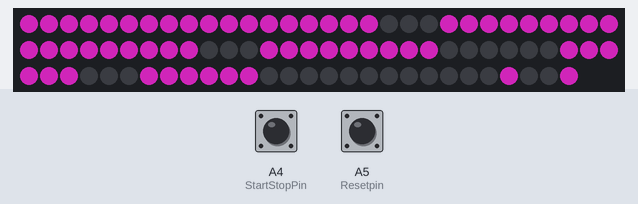
The sketch below on a simulated Arduino Uno, built with avr-gcc and run on an emulated ATmega328P. On the bench: 88 RGB LEDs in strip order, left to right, continuing on the next row. The inputs (shaded band) are chosen by the test bench; at power-on: A4 (StartStopPin) LOW, A5 (Resetpin) HIGH. Dim RGB values are drawn brighter than linear.

Above: at 1.2 s.
1.3 s: A4 (StartStopPin) pulled HIGH for 0.15 s
At 2.6 s:
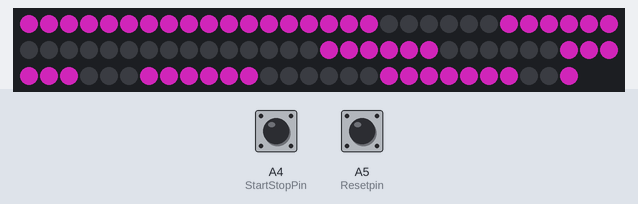
2.9 s: A4 (StartStopPin) pulled HIGH for 1 s
At 4.36 s:
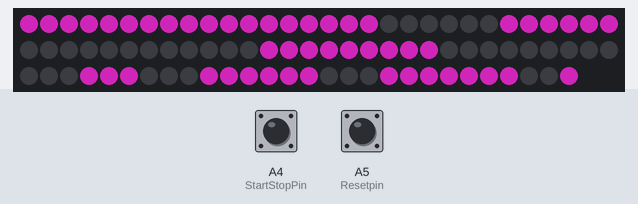
4.5 s: A5 (Resetpin) pulled LOW for 3.2 s
At 5.3 s:
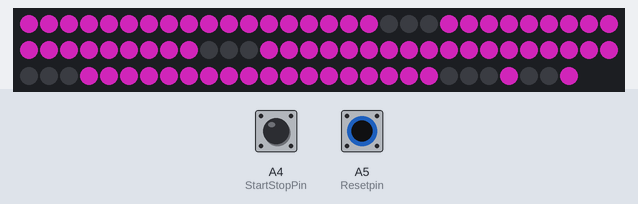
8.3 s: A5 (Resetpin) pulled LOW for 0.15 s
At 8.76 s:
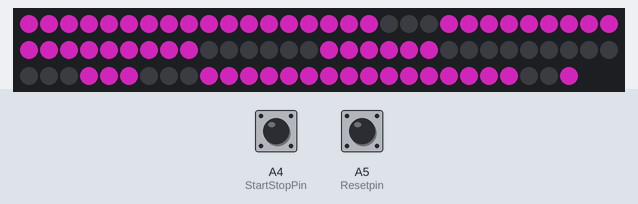
Timing chart, 0 to 10.0 s (numbered marks = the images above; inputs shaded):
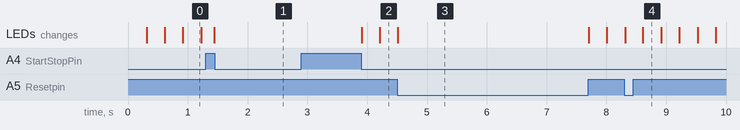

The sketch:

neo_pixel.ino
```cpp
#include <Adafruit_NeoPixel.h>
#include <TimerOne.h>

// Which pin on the Arduino is connected to the NeoPixels?
#define PIN            8

// How many NeoPixels are attached to the Arduino?
#define NUMPIXELS      88

Adafruit_NeoPixel pixels = Adafruit_NeoPixel(NUMPIXELS, PIN, NEO_GRB + NEO_KHZ800);

int Resetpin =A5; // Digital pin for reset button
int StartStopPin = A4; //Digital pin for
int pushbutton=0;
int State =0; // Inital state of the Start/Spot button
int lastState=0;

volatile int num =0;
volatile int watch =0;

int d;
int segment =d*21;

int r=119; // RGB values
int g=21;
int b=106;
void setup()
{
  pixels.begin(); // This initializes the NeoPixel library.
  Timer1.initialize(10000);         // initialize timer1
  Timer1.attachInterrupt(callback);  // attaches callback() as a timer overflow interrupt
}

void Blank()
{
  for(int i=0;i<21;i++)
  {
    pixels.setPixelColor(i+segment,0,0,0); // Moderately bright green color.
  }
}
void One()
{
pixels.setPixelColor(3+segment,r,g,b); //Segment B
pixels.setPixelColor(4+segment,r,g,b); //Segment B
pixels.setPixelColor(5+segment,r,g,b); //Segment B
pixels.setPixelColor(6+segment,r,g,b); //Segment C
pixels.setPixelColor(7+segment,r,g,b); //Segment C
pixels.setPixelColor(8+segment,r,g,b); //Segment C
}
void Two()
{
pixels.setPixelColor(0+segment,r,g,b); //Segment A
pixels.setPixelColor(1+segment,r,g,b); //Segment A
pixels.setPixelColor(2+segment,r,g,b); //Segment A
pixels.setPixelColor(3+segment,r,g,b); //Segment B
pixels.setPixelColor(4+segment,r,g,b); //Segment B
pixels.setPixelColor(5+segment,r,g,b); //Segment B
pixels.setPixelColor(9+segment,r,g,b); //Segment D
pixels.setPixelColor(10+segment,r,g,b); //Segment D
pixels.setPixelColor(11+segment,r,g,b); //Segment D
pixels.setPixelColor(12+segment,r,g,b); //Segment E
pixels.setPixelColor(13+segment,r,g,b); //Segment E
pixels.setPixelColor(14+segment,r,g,b); //Segment E
pixels.setPixelColor(18+segment,r,g,b); //Segment G
pixels.setPixelColor(19+segment,r,g,b); //Segment G
pixels.setPixelColor(20+segment,r,g,b); //Segment G
}
void Three()
{
pixels.setPixelColor(0+segment,r,g,b); //Segment A
pixels.setPixelColor(1+segment,r,g,b); //Segment A
pixels.setPixelColor(2+segment,r,g,b); //Segment A
pixels.setPixelColor(3+segment,r,g,b); //Segment B
pixels.setPixelColor(4+segment,r,g,b); //Segment B
pixels.setPixelColor(5+segment,r,g,b); //Segment B
pixels.setPixelColor(6+segment,r,g,b); //Segment C
pixels.setPixelColor(7+segment,r,g,b); //Segment C
pixels.setPixelColor(8+segment,r,g,b); //Segment C
pixels.setPixelColor(9+segment,r,g,b); //Segment D
pixels.setPixelColor(10+segment,r,g,b); //Segment D
pixels.setPixelColor(11+segment,r,g,b); //Segment D
pixels.setPixelColor(18+segment,r,g,b); //Segment G
pixels.setPixelColor(19+segment,r,g,b); //Segment G
pixels.setPixelColor(20+segment,r,g,b); //Segment G
}

void Four()
{
pixels.setPixelColor(3+segment,r,g,b); //Segment B
pixels.setPixelColor(4+segment,r,g,b); //Segment B
pixels.setPixelColor(5+segment,r,g,b); //Segment B
pixels.setPixelColor(6+segment,r,g,b); //Segment C
pixels.setPixelColor(7+segment,r,g,b); //Segment C
pixels.setPixelColor(8+segment,r,g,b); //Segment C
pixels.setPixelColor(15+segment,r,g,b); //Segment F
pixels.setPixelColor(16+segment,r,g,b); //Segment F
pixels.setPixelColor(17+segment,r,g,b); //Segment F
pixels.setPixelColor(18+segment,r,g,b); //Segment G
pixels.setPixelColor(19+segment,r,g,b); //Segment G
pixels.setPixelColor(20+segment,r,g,b); //Segment G
}

void Five()
{
pixels.setPixelColor(0+segment,r,g,b); //Segment A
pixels.setPixelColor(1+segment,r,g,b); //Segment A
pixels.setPixelColor(2+segment,r,g,b); //Segment A
pixels.setPixelColor(6+segment,r,g,b); //Segment C
pixels.setPixelColor(7+segment,r,g,b); //Segment C
pixels.setPixelColor(8+segment,r,g,b); //Segment C
pixels.setPixelColor(9+segment,r,g,b); //Segment D
pixels.setPixelColor(10+segment,r,g,b); //Segment D
pixels.setPixelColor(11+segment,r,g,b); //Segment D
pixels.setPixelColor(15+segment,r,g,b); //Segment F
pixels.setPixelColor(16+segment,r,g,b); //Segment F
pixels.setPixelColor(17+segment,r,g,b); //Segment F
pixels.setPixelColor(18+segment,r,g,b); //Segment G
pixels.setPixelColor(19+segment,r,g,b); //Segment G
pixels.setPixelColor(20+segment,r,g,b); //Segment G
}
void Six()
{
pixels.setPixelColor(0+segment,r,g,b); //Segment A
pixels.setPixelColor(1+segment,r,g,b); //Segment A
pixels.setPixelColor(2+segment,r,g,b); //Segment A
pixels.setPixelColor(6+segment,r,g,b); //Segment C
pixels.setPixelColor(7+segment,r,g,b); //Segment C
pixels.setPixelColor(8+segment,r,g,b); //Segment C
pixels.setPixelColor(9+segment,r,g,b); //Segment D
pixels.setPixelColor(10+segment,r,g,b); //Segment D
pixels.setPixelColor(11+segment,r,g,b); //Segment D
pixels.setPixelColor(12+segment,r,g,b); //Segment E
pixels.setPixelColor(13+segment,r,g,b); //Segment E
pixels.setPixelColor(14+segment,r,g,b); //Segment E
pixels.setPixelColor(15+segment,r,g,b); //Segment F
pixels.setPixelColor(16+segment,r,g,b); //Segment F
pixels.setPixelColor(17+segment,r,g,b); //Segment F
pixels.setPixelColor(18+segment,r,g,b); //Segment G
pixels.setPixelColor(19+segment,r,g,b); //Segment G
pixels.setPixelColor(20+segment,r,g,b); //Segment G
}
void Seven()
{
pixels.setPixelColor(0+segment,r,g,b); //Segment A
pixels.setPixelColor(1+segment,r,g,b); //Segment A
pixels.setPixelColor(2+segment,r,g,b); //Segment A
pixels.setPixelColor(3+segment,r,g,b); //Segment B
pixels.setPixelColor(4+segment,r,g,b); //Segment B
pixels.setPixelColor(5+segment,r,g,b); //Segment B
pixels.setPixelColor(6+segment,r,g,b); //Segment C
pixels.setPixelColor(7+segment,r,g,b); //Segment C
pixels.setPixelColor(8+segment,r,g,b); //Segment C
}

void Eight()
{
pixels.setPixelColor(0+segment,r,g,b); //Segment A
pixels.setPixelColor(1+segment,r,g,b); //Segment A
pixels.setPixelColor(2+segment,r,g,b); //Segment A
pixels.setPixelColor(3+segment,r,g,b); //Segment B
pixels.setPixelColor(4+segment,r,g,b); //Segment B
pixels.setPixelColor(5+segment,r,g,b); //Segment B
pixels.setPixelColor(6+segment,r,g,b); //Segment C
pixels.setPixelColor(7+segment,r,g,b); //Segment C
pixels.setPixelColor(8+segment,r,g,b); //Segment C
pixels.setPixelColor(9+segment,r,g,b); //Segment D
pixels.setPixelColor(10+segment,r,g,b); //Segment D
pixels.setPixelColor(11+segment,r,g,b); //Segment D
pixels.setPixelColor(12+segment,r,g,b); //Segment E
pixels.setPixelColor(13+segment,r,g,b); //Segment E
pixels.setPixelColor(14+segment,r,g,b); //Segment E
pixels.setPixelColor(15+segment,r,g,b); //Segment F
pixels.setPixelColor(16+segment,r,g,b); //Segment F
pixels.setPixelColor(17+segment,r,g,b); //Segment F
pixels.setPixelColor(18+segment,r,g,b); //Segment G
pixels.setPixelColor(19+segment,r,g,b); //Segment G
pixels.setPixelColor(20+segment,r,g,b); //Segment G
}

void Nine()
{
pixels.setPixelColor(0+segment,r,g,b); //Segment A
pixels.setPixelColor(1+segment,r,g,b); //Segment A
pixels.setPixelColor(2+segment,r,g,b); //Segment A
pixels.setPixelColor(3+segment,r,g,b); //Segment B
pixels.setPixelColor(4+segment,r,g,b); //Segment B
pixels.setPixelColor(5+segment,r,g,b); //Segment B
pixels.setPixelColor(6+segment,r,g,b); //Segment C
pixels.setPixelColor(7+segment,r,g,b); //Segment C
pixels.setPixelColor(8+segment,r,g,b); //Segment C
pixels.setPixelColor(15+segment,r,g,b); //Segment F
pixels.setPixelColor(16+segment,r,g,b); //Segment F
pixels.setPixelColor(17+segment,r,g,b); //Segment F
pixels.setPixelColor(18+segment,r,g,b); //Segment G
pixels.setPixelColor(19+segment,r,g,b); //Segment G
pixels.setPixelColor(20+segment,r,g,b); //Segment G
}

void Zero()
{
pixels.setPixelColor(0+segment,r,g,b); //Segment A
pixels.setPixelColor(1+segment,r,g,b); //Segment A
pixels.setPixelColor(2+segment,r,g,b); //Segment A
pixels.setPixelColor(3+segment,r,g,b); //Segment B
pixels.setPixelColor(4+segment,r,g,b); //Segment B
pixels.setPixelColor(5+segment,r,g,b); //Segment B
pixels.setPixelColor(6+segment,r,g,b); //Segment C
pixels.setPixelColor(7+segment,r,g,b); //Segment C
pixels.setPixelColor(8+segment,r,g,b); //Segment C
pixels.setPixelColor(9+segment,r,g,b); //Segment D
pixels.setPixelColor(10+segment,r,g,b); //Segment D
pixels.setPixelColor(11+segment,r,g,b); //Segment D
pixels.setPixelColor(12+segment,r,g,b); //Segment E
pixels.setPixelColor(13+segment,r,g,b); //Segment E
pixels.setPixelColor(14+segment,r,g,b); //Segment E
pixels.setPixelColor(15+segment,r,g,b); //Segment F
pixels.setPixelColor(16+segment,r,g,b); //Segment F
pixels.setPixelColor(17+segment,r,g,b); //Segment F
}

void Picknumber (int x) // Cycles around 0,1,2,3,4,5,6,7,8 and 9
{
  switch(x)
  {
  default:
  Zero();
  break;
  case 1:
  One();
  break;
  case 2:
  Two();
  break;
  case 3:
  Three();
  break;
  case 4:
  Four();
  break;
  case 5:
  Five();
  break;
  case 6:
  Six();
  break;
  case 7:
  Seven();
  break;
  case 8:
  Eight();
  break;
  case 9:
  Nine();
  break;
  }
}

void callback()
{
 {
State=digitalRead(A4); // Reads inputy of start stop button

if (State !=lastState) // if button is pressed and has a value >0
{
  if (State == LOW)
  {
    pushbutton++; // Increase the amount of times pushed
   }
}
lastState = State; // reset the amount of times pushed
 }
 if (pushbutton %2 !=1) // fiqures out what state the button is in
 {
    if(num<6000)
    {
    num++;
    watch=num;
    }
    else
  {               ///reset at 60
    num=0;
    watch=num;
  }
 }
   if(digitalRead(A5)== LOW) /// reset button
  {
     num=0;
    watch=num;
  }
}

void loop() {
  //decimal
    pixels.setPixelColor(84, pixels.Color(r,g,b));
    pixels.setPixelColor(87, pixels.Color(r,g,b));

  d=0;
  segment =d*21;
  Blank();
  Picknumber((watch/1000)); /// 4th segment 1000ths and counts

  d=1;
  segment =d*21;
  Blank();
  Picknumber((watch%1000)/100); /// 3th segment 100ths

  d=2;
  segment =d*21;
  Blank();
  Picknumber((watch%100)/10); /// 2nd segment 10ths

  d=3;
  segment =d*21;
  Blank();
  Picknumber((watch%10)); /// 1st segment 1000ths
  pixels.show(); // This sends the updated pixel color to the hardware.mamk
}
```

Measured:
- after the input at 2.9 s, the LEDs: first change after 1.0 s (image 2 shows a later state)
